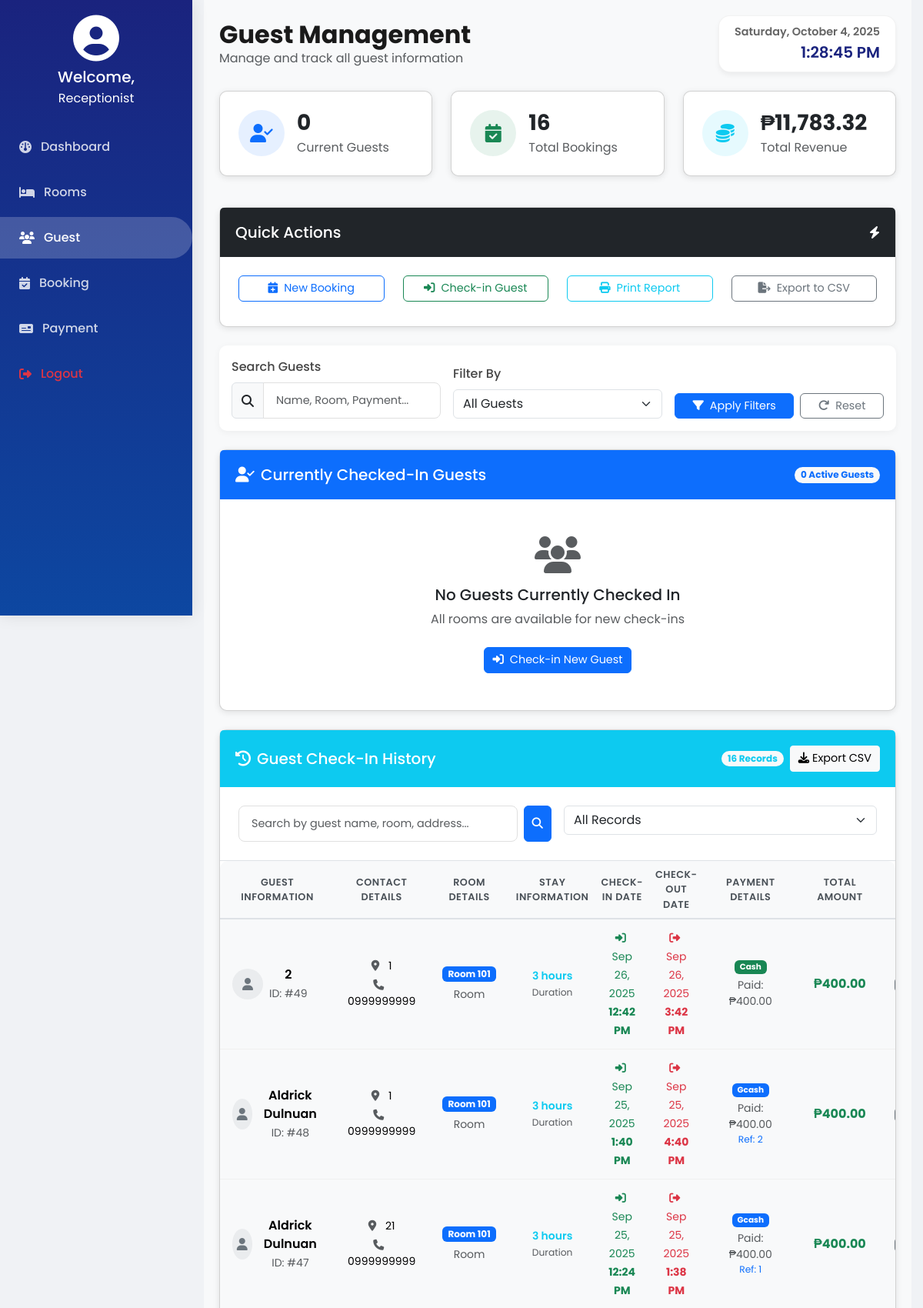
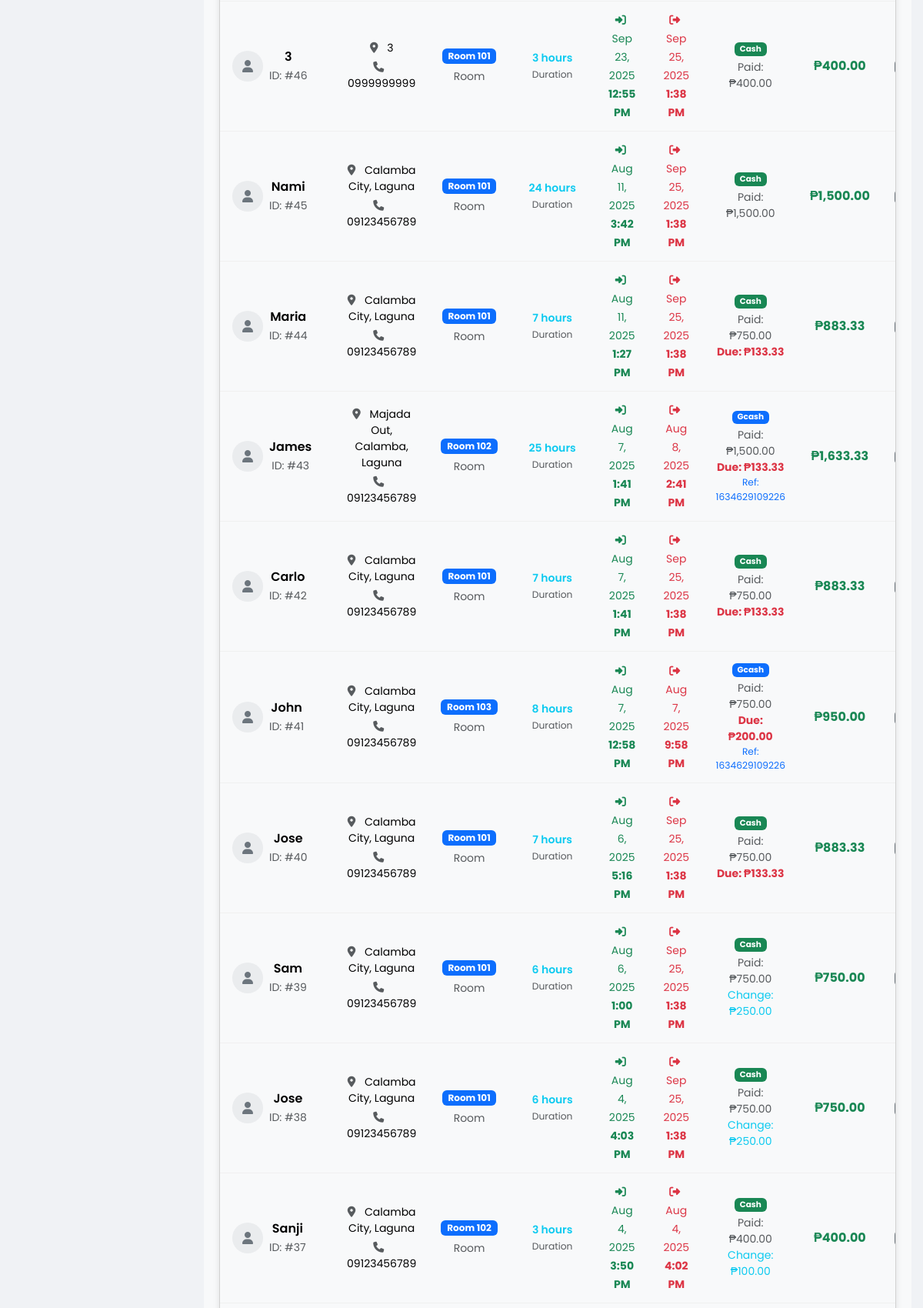
The page /receptionist-guest.php (upper part) on the database its author committed (2 pictures, top to bottom).
### tables this page shows
CREATE TABLE `checkins` (
  `id` int NOT NULL,
  `guest_name` varchar(100) NOT NULL,
  `address` varchar(255) NOT NULL,
  `telephone` varchar(15) NOT NULL,
  `room_number` int NOT NULL,
  `room_type` varchar(50) NOT NULL,
  `stay_duration` int NOT NULL,
  `total_price` decimal(10,2) NOT NULL,
  `amount_paid` decimal(10,2) NOT NULL,
  `change_amount` decimal(10,2) NOT NULL,
  `payment_mode` enum('cash','gcash') NOT NULL,
  `check_in_date` datetime NOT NULL,
  `check_out_date` datetime NOT NULL,
  `gcash_reference` varchar(100) DEFAULT NULL,
  `receptionist_id` int DEFAULT NULL
);

### receptionist-guest.php (the view, shortened to what the rows shown need)
<?php
require_once 'database.php';
$history_sql = "SELECT
    id,
    guest_name,
    address,
    telephone,
    room_number,
    room_type,
    stay_duration,
    total_price,
    amount_paid,
    change_amount,
    payment_mode,
    check_in_date,
    check_out_date,
    gcash_reference,
    receptionist_id
FROM checkins WHERE 1=1";
$history_sql .= " ORDER BY check_in_date DESC";
$history_guests = $conn->query($history_sql);
?>
<!DOCTYPE html>
<html lang="en">
<head>
    <link href="https://cdn.jsdelivr.net/npm/bootstrap@5.3.0/dist/css/bootstrap.min.css" rel="stylesheet">
    <link rel="stylesheet" href="https://cdnjs.cloudflare.com/ajax/libs/font-awesome/6.4.2/css/all.min.css">
    <link href="style.css" rel="stylesheet">
</head>
<body>
<div class="content">
<div class="d-flex justify-content-between align-items-center mb-4">
  <div>
    <h2 class="fw-bold mb-0">Guest Management</h2>
  </div>
</div>
<div class="container-fluid px-0">
<div class="card mb-4">
  <div class="card-body p-0">
    <?php if ($history_guests->num_rows > 0): ?>
      <div class="table-responsive">
        <table class="table table-hover mb-0">
          <thead class="table-light">
            <tr>
              <th>Guest Information</th>
              <th>Contact Details</th>
              <th>Room Details</th>
              <th>Stay Information</th>
              <th>Check-In Date</th>
              <th>Check-Out Date</th>
              <th>Payment Details</th>
              <th>Total Amount</th>
              <th class="no-print">Status</th>
            </tr>
          </thead>
          <tbody>
            <?php while ($row = $history_guests->fetch_assoc()):
              $checkout_date = new DateTime($row['check_out_date'] ?? 'now');
              $checkin_date = new DateTime($row['check_in_date'] ?? 'now');
              $now_dt = new DateTime();
              $is_checked_out = $checkout_date <= $now_dt;
              $is_active = $now_dt >= $checkin_date && $now_dt < $checkout_date;
            ?>
            <tr class="<?= $is_active ? 'table-success' : ($is_checked_out ? 'table-light' : '') ?>">
              <td>
                <div class="d-flex align-items-center">
                  <div class="avatar-sm bg-<?= $is_active ? 'success' : 'secondary' ?> bg-opacity-10 text-<?= $is_active ? 'success' : 'secondary' ?> rounded-circle me-2 d-flex align-items-center justify-content-center" style="width: 40px; height: 40px;">
                    <i class="fas fa-user"></i>
                  </div>
                  <div>
                    <div class="fw-semibold"><?= htmlspecialchars($row['guest_name'] ?? 'Guest') ?></div>
                    <small class="text-muted">ID: #<?= $row['id'] ?? 'N/A' ?></small>
                  </div>
                </div>
              </td>
              <td>
                <div class="small">
                  <div class="mb-1">
                    <i class="fas fa-map-marker-alt me-2 text-muted"></i>
                    <?= htmlspecialchars($row['address'] ?? 'No address') ?>
                  </div>
                  <div>
                    <i class="fas fa-phone me-2 text-muted"></i>
                    <?= htmlspecialchars($row['telephone'] ?? 'No contact') ?>
                  </div>
                </div>
              </td>
              <td>
                <span class="badge bg-primary text-white mb-1">Room <?= htmlspecialchars($row['room_number'] ?? 'N/A') ?></span><br>
                <small class="text-muted"><?= ucfirst($row['room_type'] ?? 'Standard') ?> Room</small>
              </td>
              <td>
                <div class="small">
                  <div class="fw-semibold text-info"><?= htmlspecialchars($row['stay_duration'] ?? 'N/A') ?> hours</div>
                  <small class="text-muted">Duration</small>
                </div>
              </td>
              <td>
                <small class="text-success">
                  <i class="fas fa-sign-in-alt me-1"></i>
                  <?= $checkin_date->format('M j, Y') ?><br>
                  <span class="fw-bold"><?= $checkin_date->format('g:i A') ?></span>
                </small>
              </td>
              <td>
                <small class="text-<?= $is_checked_out ? 'danger' : 'warning' ?>">
                  <i class="fas fa-sign-out-alt me-1"></i>
                  <?= $checkout_date->format('M j, Y') ?><br>
                  <span class="fw-bold"><?= $checkout_date->format('g:i A') ?></span>
                </small>
              </td>
              <td>
                <div class="small">
                  <span class="badge bg-<?= strtolower($row['payment_mode'] ?? 'cash') === 'cash' ? 'success' : 'primary' ?> mb-1">
                    <?= ucfirst($row['payment_mode'] ?? 'Cash') ?>
                  </span><br>
                  <div class="text-muted">Paid: ₱<?= number_format($row['amount_paid'] ?? 0, 2) ?></div>
                  <?php
                  $balance = ($row['total_price'] ?? 0) - ($row['amount_paid'] ?? 0);
                  if ($balance > 0):
                  ?>
                  <div class="text-danger fw-bold">Due: ₱<?= number_format($balance, 2) ?></div>
                  <?php elseif (($row['change_amount'] ?? 0) > 0): ?>
                  <div class="text-info">Change: ₱<?= number_format($row['change_amount'], 2) ?></div>
                  <?php endif; ?>
                  <?php if (!empty($row['gcash_reference'])): ?>
                  <div class="text-primary small">Ref: <?= htmlspecialchars($row['gcash_reference']) ?></div>
                  <?php endif; ?>
                </div>
              </td>
              <td class="fw-bold text-success">₱<?= number_format($row['total_price'] ?? 0, 2) ?></td>
              <td class="no-print">
              </td>
            </tr>
            <?php endwhile; ?>
          </tbody>
        </table>
      </div>
    <?php endif; ?>
  </div>
</div>
</body>
</html>

### rows shown on the page
checkins: guest_name "2", id "49", address "1", telephone "0999999999", room_number "101", stay_duration "3", check_in_date "Sep 26, 2025", check_in_date "12:42 PM", check_out_date "Sep 26, 2025", check_out_date "3:42 PM", payment_mode "Cash", amount_paid "400.00", total_price "400.00"
checkins: guest_name "Aldrick Dulnuan", id "48", address "1", telephone "0999999999", room_number "101", stay_duration "3", check_in_date "Sep 25, 2025", check_in_date "1:40 PM", check_out_date "Sep 25, 2025", check_out_date "4:40 PM", payment_mode "Gcash", amount_paid "400.00", gcash_reference "2", total_price "400.00"
checkins: guest_name "Aldrick Dulnuan", id "47", address "21", telephone "0999999999", room_number "101", stay_duration "3", check_in_date "Sep 25, 2025", check_in_date "12:24 PM", check_out_date "Sep 25, 2025", check_out_date "1:38 PM", payment_mode "Gcash", amount_paid "400.00", gcash_reference "1", total_price "400.00"
checkins: guest_name "3", id "46", address "3", telephone "0999999999", room_number "101", stay_duration "3", check_in_date "Sep 23, 2025", check_in_date "12:55 PM", check_out_date "Sep 25, 2025", check_out_date "1:38 PM", payment_mode "Cash", amount_paid "400.00", total_price "400.00"
checkins: guest_name "Nami", id "45", address "Calamba City, Laguna", telephone "09123456789", room_number "101", stay_duration "24", check_in_date "Aug 11, 2025", check_in_date "3:42 PM", check_out_date "Sep 25, 2025", check_out_date "1:38 PM", payment_mode "Cash", amount_paid "1,500.00", total_price "1,500.00"
checkins: guest_name "Maria", id "44", address "Calamba City, Laguna", telephone "09123456789", room_number "101", stay_duration "7", check_in_date "Aug 11, 2025", check_in_date "1:27 PM", check_out_date "Sep 25, 2025", check_out_date "1:38 PM", payment_mode "Cash", amount_paid "750.00", balance "133.33", total_price "883.33"
checkins: guest_name "James", id "43", address "Majada Out, Calamba, Laguna", telephone "09123456789", room_number "102", stay_duration "25", check_in_date "Aug 7, 2025", check_in_date "1:41 PM", check_out_date "Aug 8, 2025", check_out_date "2:41 PM", payment_mode "Gcash", amount_paid "1,500.00", balance "133.33", gcash_reference "1634629109226", total_price "1,633.33"
checkins: guest_name "Carlo", id "42", address "Calamba City, Laguna", telephone "09123456789", room_number "101", stay_duration "7", check_in_date "Aug 7, 2025", check_in_date "1:41 PM", check_out_date "Sep 25, 2025", check_out_date "1:38 PM", payment_mode "Cash", amount_paid "750.00", balance "133.33", total_price "883.33"
checkins: guest_name "John", id "41", address "Calamba City, Laguna", telephone "09123456789", room_number "103", stay_duration "8", check_in_date "Aug 7, 2025", check_in_date "12:58 PM", check_out_date "Aug 7, 2025", check_out_date "9:58 PM", payment_mode "Gcash", amount_paid "750.00", balance "200.00", gcash_reference "1634629109226", total_price "950.00"
checkins: guest_name "Jose", id "40", address "Calamba City, Laguna", telephone "09123456789", room_number "101", stay_duration "7", check_in_date "Aug 6, 2025", check_in_date "5:16 PM", check_out_date "Sep 25, 2025", check_out_date "1:38 PM", payment_mode "Cash", amount_paid "750.00", balance "133.33", total_price "883.33"
checkins: guest_name "Sam", id "39", address "Calamba City, Laguna", telephone "09123456789", room_number "101", stay_duration "6", check_in_date "Aug 6, 2025", check_in_date "1:00 PM", check_out_date "Sep 25, 2025", check_out_date "1:38 PM", payment_mode "Cash", amount_paid "750.00", change_amount "250.00", total_price "750.00"
checkins: guest_name "Jose", id "38", address "Calamba City, Laguna", telephone "09123456789", room_number "101", stay_duration "6", check_in_date "Aug 4, 2025", check_in_date "4:03 PM", check_out_date "Sep 25, 2025", check_out_date "1:38 PM", payment_mode "Cash", amount_paid "750.00", change_amount "250.00", total_price "750.00"
checkins: guest_name "Sanji", id "37", address "Calamba City, Laguna", telephone "09123456789", room_number "102", stay_duration "3", check_in_date "Aug 4, 2025", check_in_date "3:50 PM", check_out_date "Aug 4, 2025", check_out_date "4:02 PM", payment_mode "Cash", amount_paid "400.00", change_amount "100.00", total_price "400.00"

### other values the page prints
$currently_checked_in "0"
$total_bookings "16"
$total_revenue "11,783.32"
$current_guests->num_rows "0"
$history_guests->num_rows "16"
